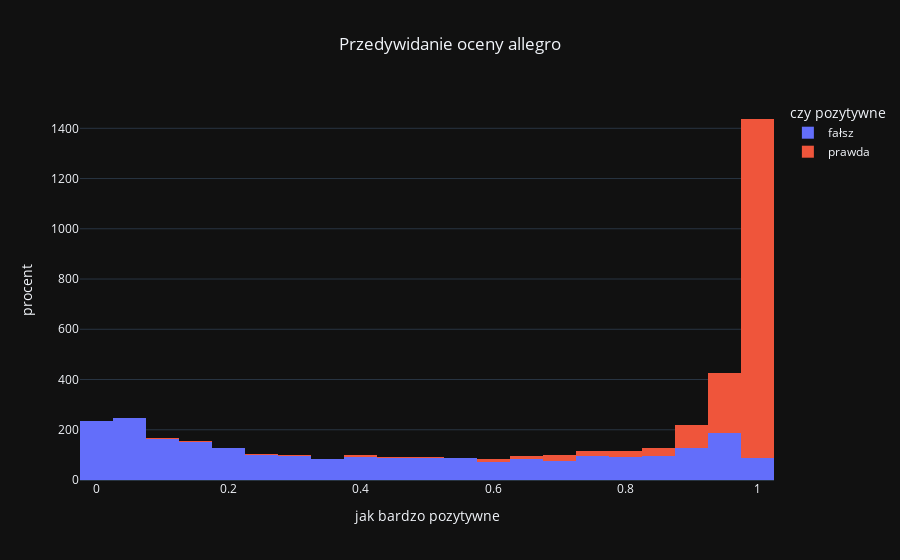

Write notebook code for a chart like this one.
### Code cell
import plotly.express as px

predict_polemo2_df= predict_polemo2_df[predict_polemo2_df['target'].isin([1,2])]
fig = px.histogram(predict_polemo2_df, x="positive",color='target',title='polemo2 prediction',labels={1:'prawda',2:'fałsz'})
fig.data[0].name = 'fałsz'
fig.data[1].name = 'prawda'


print(f"percent of positive ambigous {( 100* sum(predict_ambiguous['positive'] > 0.5)/predict_ambiguous.shape[0]):.02f} %")
fig.update_layout(title_x=0.5, autosize=True,
                      title_text="Przedywidanie oceny allegro",
                  legend_title ='czy pozytywne'
                      )
fig.update_xaxes(title_text = 'jak bardzo pozytywne')
fig.update_yaxes(title_text = 'procent')
fig.show()

### Figure 1 — Plotly figure (JSON) as saved in the notebook; plotly's stock layout.template omitted (floating-point values rounded to 4 significant figures; data arrays with more than 128 entries replaced by an {"elided": "..."} marker saying what was removed)
{"data": [{"alignmentgroup": "True", "bingroup": "x", "hovertemplate": "target=1<br>positive=%{x}<br>count=%{y}<extra></extra>", "legendgroup": "1", "marker": {"color": "#636efa", "pattern": {"shape": ""}}, "name": "fałsz", "offsetgroup": "1", "orientation": "v", "showlegend": true, "x": {"elided": "2469 float values"}, "xaxis": "x", "yaxis": "y", "type": "histogram"}, {"alignmentgroup": "True", "bingroup": "x", "hovertemplate": "target=2<br>positive=%{x}<br>count=%{y}<extra></extra>", "legendgroup": "2", "marker": {"color": "#EF553B", "pattern": {"shape": ""}}, "name": "prawda", "offsetgroup": "2", "orientation": "v", "showlegend": true, "x": {"elided": "1824 float values"}, "xaxis": "x", "yaxis": "y", "type": "histogram"}], "layout": {"xaxis": {"anchor": "y", "domain": [0.0, 1.0], "title": {"text": "jak bardzo pozytywne"}}, "yaxis": {"anchor": "x", "domain": [0.0, 1.0], "title": {"text": "procent"}}, "legend": {"title": {"text": "czy pozytywne"}, "tracegroupgap": 0}, "title": {"text": "Przedywidanie oceny allegro", "x": 0.5}, "barmode": "relative", "autosize": true}}
